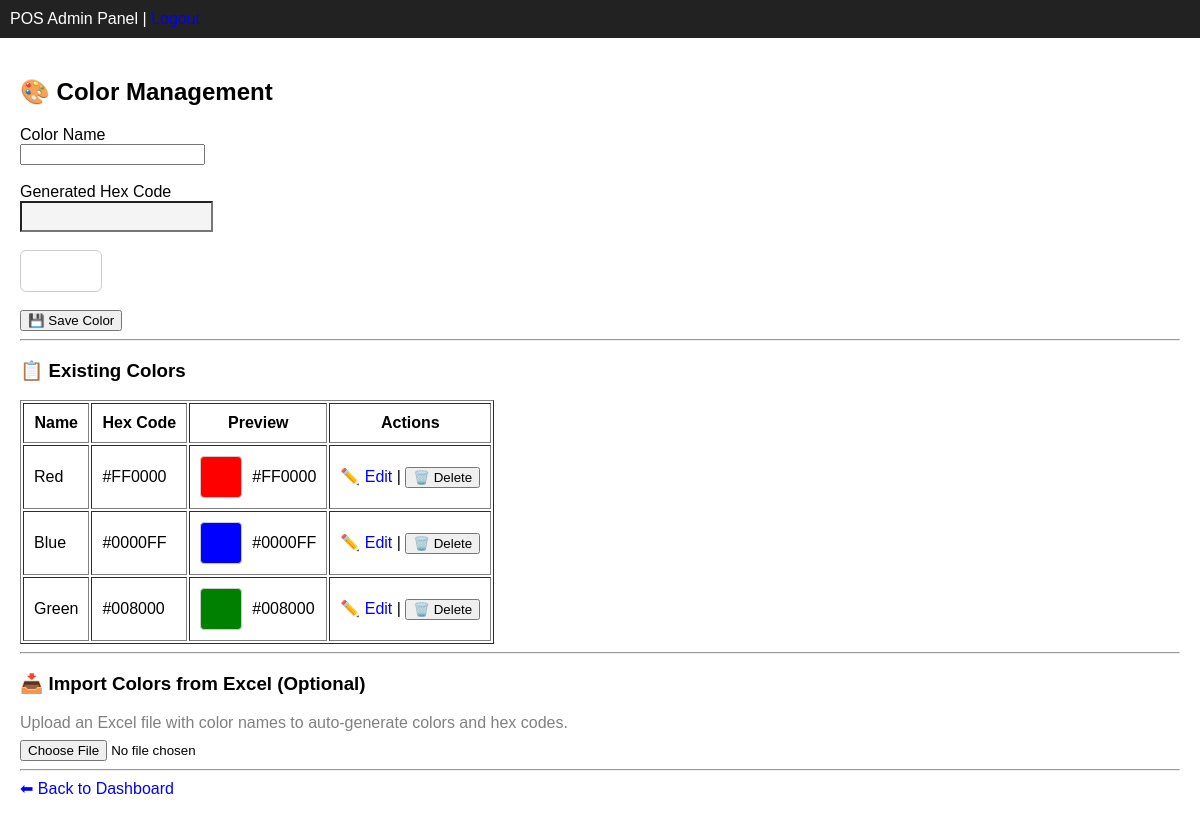
Page /colors/create (signed in) on the earlier database version.
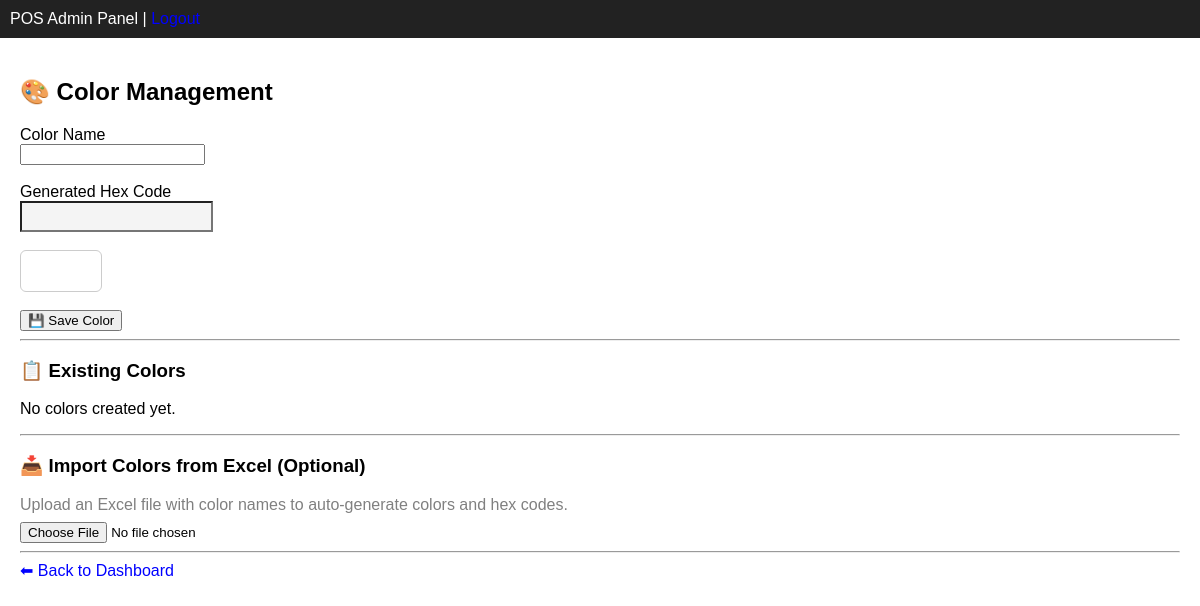
Same page on the later database version.
### app/modules/colors/models.py (models this page shows, shortened)
class Color(BaseModel):
    __tablename__ = "colors"
    name = db.Column(db.String(100), nullable=False)
    hex_code = db.Column(db.String(20))
    tenant_id = db.Column(
        db.Integer,
        db.ForeignKey("tenants.id"),
        nullable=False
    )
    tenant = db.relationship("Tenant", backref="colors")

### app/modules/colors/routes.py (the view, shortened to what this page needs)
@colors_bp.route("/create", methods=["GET", "POST"])
@login_required
def create_color():
    if request.method == "GET":
        colors = Color.query.filter_by(
            tenant_id=current_user.tenant_id
        ).all()
        return render_template(
            "colors/create.html",
            colors=colors
        )

### app/templates/colors/create.html (shortened to what this page needs)
{% extends "shared/base.html" %}
{% block content %}
<h2>🎨 Color Management</h2>
<form method="POST">
    <label>Color Name</label><br>
    <input
        type="text"
        name="name"
        id="colorName"
        required
    >
    <br><br>
    <label>Generated Hex Code</label><br>
    <input
        type="text"
        id="hexPreview"
        readonly
        style="
            background:#f4f4f4;
            padding:6px;
        "
    >
    <br><br>
    <div
        id="colorBox"
        style="
            width:80px;
            height:40px;
            border:1px solid #ccc;
            border-radius:6px;
            background:#ffffff;
        "
    ></div>
    <br>
    <button type="submit">
        💾 Save Color
    </button>
</form>
<hr>
<h3>📋 Existing Colors</h3>
{% if colors %}
<table border="1" cellpadding="10">
    <tr>
        <th>Name</th>
        <th>Hex Code</th>
        <th>Preview</th>
        <th>Actions</th>
    </tr>
    {% for color in colors %}
    <tr>
        <td>
            {{ color.name }}
        </td>
        <td>
            {{ color.hex_code }}
        </td>
        <td>
            <div
                style="
                    display:flex;
                    align-items:center;
                    gap:10px;
                "
            >
                <div
                    class="color-preview"
                    data-color="{{ color.hex_code }}"
                ></div>
                <span>
                    {{ color.hex_code }}
                </span>
            </div>
        </td>
        <td>
            <a href="{{ url_for('colors.edit_color', id=color.id) }}">
                ✏️ Edit
            </a>
            |
            <form
                method="POST"
                action="{{ url_for('colors.delete_color', id=color.id) }}"
                style="display:inline;"
            >
                <button
                    type="submit"
                    onclick="return confirm('Delete this color?')"
                >
                    🗑️ Delete
                </button>
            </form>
        </td>
    </tr>
    {% endfor %}
</table>
{% else %}
<p>No colors created yet.</p>
{% endif %}
<hr>
<h3>📥 Import Colors from Excel (Optional)</h3>
<p style="color:gray;margin-bottom:8px;">
Upload an Excel file with color names to auto-generate colors and hex codes.
</p>
<input
    type="file"
    name="file"
    accept=".xlsx"
/>
<hr>
<a href="{{ url_for('tenant.dashboard') }}">
⬅ Back to Dashboard
</a>
{% endblock %}

Differences in the rows shown:
removed Color: name "Red", hex_code "#FF0000"
removed Color: name "Blue", hex_code "#0000FF"
removed Color: name "Green", hex_code "#008000"
Other differences:
text no longer shown: "Name Hex Code Preview Actions"
text now shown: "No colors created yet."
